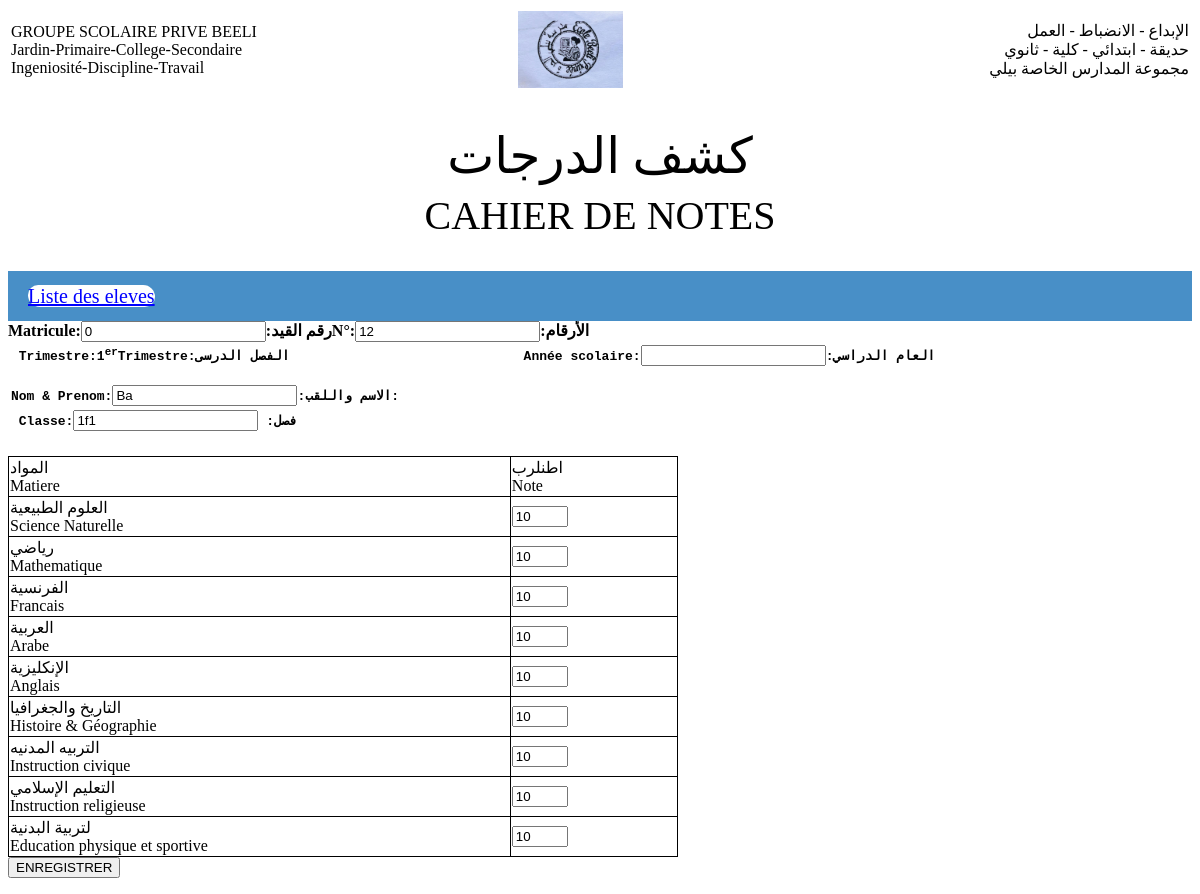
Screenshot of /modif.php?id=0 with the database file from the repository.
### tables this page shows
CREATE TABLE `etudiant` (
  `nom` varchar(200) NOT NULL,
  `matricule` varchar(255) NOT NULL,
  `classe` varchar(150) NOT NULL,
  `rim` int(11) NOT NULL,
  `sc` int(11) NOT NULL,
  `maths` int(11) NOT NULL,
  `fr` int(11) NOT NULL,
  `ang` int(11) NOT NULL,
  `ar` int(11) NOT NULL,
  `hg` int(11) NOT NULL,
  `ic` int(11) NOT NULL,
  `ir` int(11) NOT NULL,
  `eps` int(11) NOT NULL
);

### modif.php (the view, shortened to what this page needs)
<html>
    <head>
	<link href="style.css" rel="stylesheet">
	<link href="styl.css" rel="stylesheet">
    </head>
    <body  >
        <?php
        include( "connexion.php");
        $requete = mysqli_query($connexion,"SELECT * FROM `etudiant` WHERE matricule = '$_GET[id]'");
        $row = mysqli_fetch_array($requete);
        ?>
        <table width="100%" id="tete" >
			<tr>
				<td width="40%">GROUPE SCOLAIRE PRIVE BEELI </br>     Jardin-Primaire-College-Secondaire </br> Ingeniosité-Discipline-Travail</td>
				<td width="15%"><center><img src="PIC2.JPG" height="50" width="50" id="img"></center></td>
				<td width="45%" align="right"> الإبداع - الانضباط - العمل </br>حديقة - ابتدائي - كلية - ثانوي</br>مجموعة المدارس الخاصة بيلي</td>
			</tr>
        </table>
        <div>
			<br>
			<p style="text-align:center; font-size:50px; font-family:Arial Black;
			">كشف الدرجات</p>
			<p style="text-align:center; font-size:40px; font-family:Arial Black;
			">CAHIER DE NOTES</p>
           </br></div>
		   <nav>
			<div class="onglets">
			<a href="liste.php"  title="Liste"  id="lien-liste">Liste des eleves</a>
		</div>
		</nav>
		   <form action="mod.php" method="post">
		   <table>
		   <tr>
		   <td width="30%"> <pre><b > Trimestre:1<sup>er</sup>Trimestre:الفصل الدرسى</b>                              <b>Année scolaire:<input type="Text">:العام الدراسي</br>  </pre></td>
		   </tr>
		   <tr>
		   <td width="30%"> <pre><b>Nom & Prenom:<input type="Text"  name="nom" value= <?= $row['nom'];?> >:الاسم واللقب:</b></td>
		   </tr>
		   <tr>
		   <td width="30%"> <pre><b > Classe:<input type="Text" name="classe" value= <?= $row['classe'];?>> :فصل</b>           </pre></td>
		   </tr>
		   <tr>
			<b>Matricule:<input type="Text" name="matricule" value= <?= $row['matricule'];?>>:رقم القيد</b>
		   </tr>
		   <tr>
			<b>N°:<input type="text" name="rim" value="<?= $row['rim'];?>">:الأرقام       </br>
		   </tr>
		   </table>
		   <table id="tableau">
		   <tr >
		   <td id="tableau" width="30%"> المواد<br>Matiere</td>
		   <td id="tableau" width="10%">اطنلرب <br>Note</td>
</tr>
           <tr >
		   <td id="tableau" width="30%">العلوم الطبيعية <br>Science Naturelle</td>
		    <td id="tableau" width="10%"><input type="number" min="0" max="10" name="sc" value= <?= $row['sc'];?>> <br></td>
</tr>
           <tr>
		   <td id="tableau" width="30%">رياضي <br>Mathematique</td>
		   <td id="tableau" width="10%"><input type="number" min="0" max="10" name="math" value= <?= $row['maths'];?>> <br></td>
</tr>
           <tr>
		   <td id="tableau" width="30%"> الفرنسية<br>Francais</td>
		   <td id="tableau" width="10%"><input type="number" min="0" max="10" name="fr"  value= <?= $row['fr'];?>> <br></td>
</tr>
           <tr>
		   <td id="tableau" width="30%"> العربية<br>Arabe</td>
		   <td id="tableau" width="10%"><input type="number" min="0" max="10" name="ar"  value= <?= $row['ar'];?>> <br></td>
</tr>
           <tr>
		   <td id="tableau" width="30%"> الإنكليزية<br>Anglais</td>
		   <td id="tableau" width="10%"><input type="number" min="0" max="10" name="ang"  value= <?= $row['ang'];?>> </td>
</tr>
           <tr>
		   <td id="tableau" width="30%">التاريخ والجغرافيا <br>Histoire & Géographie</td>
		   <td id="tableau" width="10%"><input type="number" min="0" max="10" name="hg"  value= <?= $row['hg'];?>> <br>
</tr>
           <tr>
		   <td id="tableau"  width="30%"> التربيه المدنيه<br>Instruction civique</td>
		   <td id="tableau" width="10%"><input type="number" min="0" max="10" name="ic"  value= <?= $row['ic'];?>> <br></td>
           </tr>
           <tr>
		   <td id="tableau" width="30%">التعليم الإسلامي <br>Instruction religieuse</td>
		   <td id="tableau" width="10%"><input type="number" min="0" max="10" name="ir"  value= <?= $row['ir'];?>>  <br></td>
		   <tr>
		   <td id="tableau" width="30%"> لتربية البدنية<br>Education physique et sportive</td>
		   <td id="tableau" width="10%"><input type="number" min="0" max="10" name="eps"  value= <?= $row['eps'];?>>  <br></td>
		   </tr>
		   </table>
           <input type="submit" value="ENREGISTRER">
</form>
    </body>
</html>

### style.css (style rules this page uses)
#tableau { border: 1px solid black; border-collapse: collapse; }
#tete { border: none; font-family:Arial Black; }
div { line-height: 10px; }
#img { width: 60%; height: 60%; }

### styl.css (style rules this page uses)
nav { display: flex; flex-wrap: wrap; justify-content: space-between; background-color: #488fc7; padding: 20px; position: sticky; top: 0; cursor: pointer; }
nav a { background: white; border-radius: 17px 20px; font-size: 20px; color: blue; }

### rows the page displays
etudiant: nom "Ba", classe "1f1", matricule "0", rim "12", sc "10", math "10", fr "10", ar "10", ang "10", hg "10", ic "10", ir "10", eps "10"
